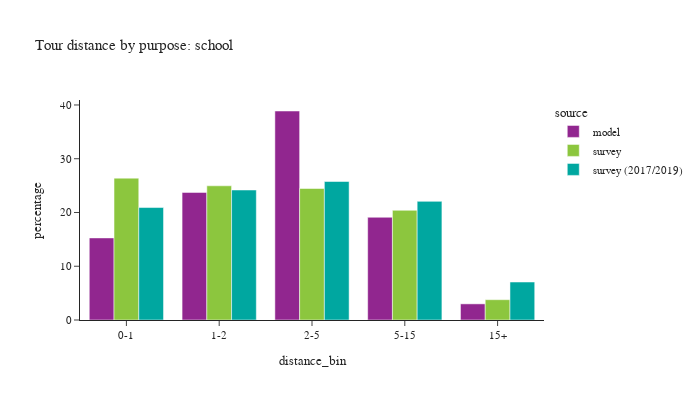

Notebook cell for this chart:
### Code cell
plot_bins(tour, tour['pdpurp'] == 2, 'school')

### Figure 1 — Plotly figure (JSON) as saved in the notebook; plotly's stock layout.template omitted (floating-point values rounded to 4 significant figures)
{"data": [{"alignmentgroup": "True", "customdata": [[110882], [172351], [282312], [138764], [21804]], "hovertemplate": "source=model<br>distance_bin=%{x}<br>percentage=%{y}<br>sample count=%{customdata[0]}<extra></extra>", "legendgroup": "model", "marker": {"color": "#91268F", "pattern": {"shape": ""}}, "name": "model", "offsetgroup": "model", "orientation": "v", "showlegend": true, "textposition": "auto", "type": "bar", "x": ["0-1", "1-2", "2-5", "5-15", "15+"], "xaxis": "x", "y": [15.27, 23.74, 38.88, 19.11, 3.003], "yaxis": "y"}, {"alignmentgroup": "True", "customdata": [[158], [157], [201], [111], [21]], "hovertemplate": "source=survey<br>distance_bin=%{x}<br>percentage=%{y}<br>sample count=%{customdata[0]}<extra></extra>", "legendgroup": "survey", "marker": {"color": "#8CC63E", "pattern": {"shape": ""}}, "name": "survey", "offsetgroup": "survey", "orientation": "v", "showlegend": true, "textposition": "auto", "type": "bar", "x": ["0-1", "1-2", "2-5", "5-15", "15+"], "xaxis": "x", "y": [26.39, 24.96, 24.46, 20.41, 3.779], "yaxis": "y"}, {"alignmentgroup": "True", "customdata": [[389], [438], [538], [241], [41]], "hovertemplate": "source=survey (2017/2019)<br>distance_bin=%{x}<br>percentage=%{y}<br>sample count=%{customdata[0]}<extra></extra>", "legendgroup": "survey (2017/2019)", "marker": {"color": "#00A7A0", "pattern": {"shape": ""}}, "name": "survey (2017/2019)", "offsetgroup": "survey (2017/2019)", "orientation": "v", "showlegend": true, "textposition": "auto", "type": "bar", "x": ["0-1", "1-2", "2-5", "5-15", "15+"], "xaxis": "x", "y": [20.92, 24.18, 25.76, 22.07, 7.065], "yaxis": "y"}], "layout": {"barmode": "group", "font": {"size": 11}, "height": 400, "legend": {"title": {"text": "source"}, "tracegroupgap": 0}, "title": {"text": "Tour distance by purpose: school"}, "width": 700, "xaxis": {"anchor": "y", "domain": [0.0, 1.0], "title": {"text": "distance_bin"}}, "yaxis": {"anchor": "x", "domain": [0.0, 1.0], "title": {"text": "percentage"}}}}
